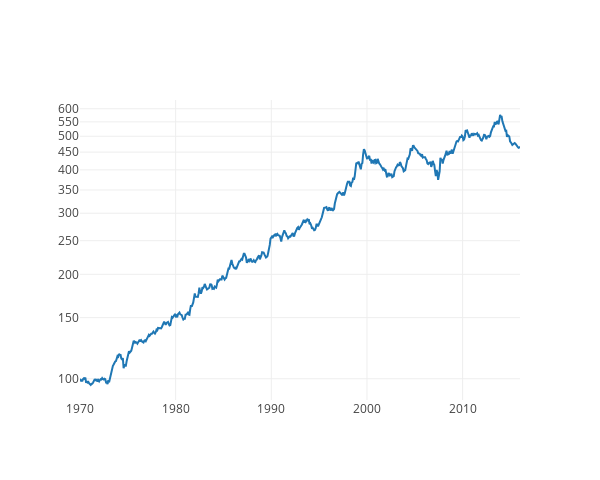

The notebook cell this image was saved under:
### Code cell
results_OLS = R[FIRST_PREDICT_MONTH:]
perf_OLS = 100 * np.cumprod(1 + results_OLS / 100)
mychart([perf_OLS])

### Figure 1 — Plotly figure (JSON) as saved in the notebook; plotly's stock layout.template omitted (floating-point values rounded to 4 significant figures; data arrays with more than 128 entries replaced by an {"elided": "..."} marker saying what was removed)
{"data": [{"mode": "line", "name": "Trace 0", "type": "scatter", "x": {"elided": "576 float values"}, "y": {"elided": "576 float values"}}], "layout": {"autosize": false, "height": 480, "width": 600, "yaxis": {"autorange": true, "type": "log"}}}
